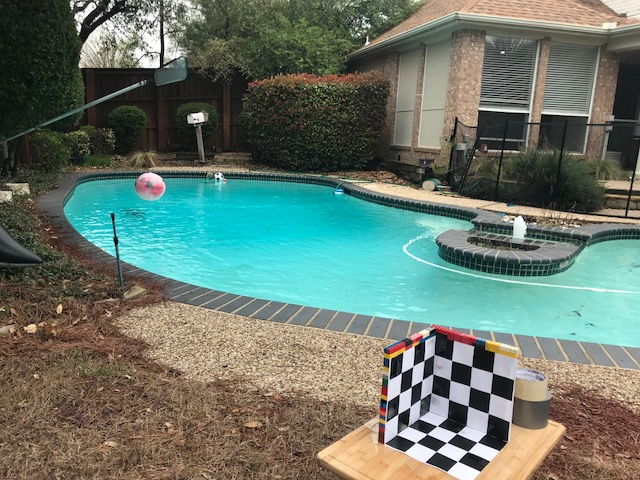
#> input picture My_Pool3/c2.jpg, 640 x 480 px, found by its file name
$ python calibration.py
#> lines starting #> are read from the running program, lines starting #| are printed output that depends on the picture

import cv2
import numpy as np
from matplotlib import pyplot as plt

#img1 = cv2.imread('./Doron_Pool/d1.jpg')
#img1 = cv2.imread('./My_Pool/c2.jpg')
img1 = cv2.imread('./My_pool3/c2.jpg')
#> img1 is the input picture: shape (480, 640, 3); mean B, G, R 106.2, 118.3, 103.7
img1 = cv2.cvtColor(img1, cv2.COLOR_BGR2RGB)

# [13 lines of commented-out code are left out]
u1 = np.array([429, 421, 411, 401, 398, 412, 422, 433, 448, 470, 492, 488, 452, 471, 437, 446, 458, 436, 468, 416])
v1 = np.array([411, 400, 387, 373, 414, 366, 379, 354, 399, 386, 372, 413, 360, 366, 425, 442, 461, 450, 451, 442])


P = np.array([(0,0,0,1), (2,2,0,1), (4,4,0,1), (6,6,0,1),(6,2,0,1),(4,6,0,1),(2,4,0,1),(0,6,0,1),(0,2,2,1),(0,4,4,1),(0,6,6,1),(0,2,6,1),(0,6,2,1),(0,6,4,1),(2,0,2,1),(4,0,4,1),(6,0,6,1),(6,0,4,1),(4,0,6,1),(6,0,2,1)])
P1_mat = np.zeros((40,12)) # for 11 calibration points
P2_mat = np.zeros((40,12)) # for 11 calibration points
for i in range (0,20):
    P1_mat[2*i,0]    =  P[i,0]
    P1_mat[2*i,1]    =  P[i,1]
    P1_mat[2*i,2]    =  P[i,2]
    P1_mat[2*i,3]    =  P[i,3]
    P1_mat[2*i,8]    =  -u1[i]*P[i,0]
    P1_mat[2*i,9]    =  -u1[i]*P[i,1]
    P1_mat[2*i,10]   =  -u1[i]*P[i,2]
    P1_mat[2*i,11]   =  -u1[i]*P[i,3]
    P1_mat[2*i+1,4]  =  P[i,0]
    P1_mat[2*i+1,5]  =  P[i,1]
    P1_mat[2*i+1,6]  =  P[i,2]
    P1_mat[2*i+1,7]  =  P[i,3]
    P1_mat[2*i+1,8]  =  -v1[i]*P[i,0]
    P1_mat[2*i+1,9]  =  -v1[i]*P[i,1]
    P1_mat[2*i+1,10] =  -v1[i]*P[i,2]
    P1_mat[2*i+1,11] =  -v1[i]*P[i,3]
U,S,Vt = np.linalg.svd(P1_mat)
V=Vt.T
print (np.shape(V))
m = V[:,11]
M1 = np.reshape(m,(3,4))
print (M1)
P_test = np.array([(-100,50,-100,1),(-100,20,-100,1),(-70,50,-100,1),(-70,20,-100,1),(-100,50,-70,1),(-100,20,-70,1),(-70,50,-70,1),(-70,20,-70,1)])
p1_test = M1.dot(P_test.T)
x1_test = np.zeros(8)
y1_test = np.zeros(8)
for i in range (0,8):
    x1_test[i] = np.round(p1_test[0,i]/p1_test[2,i])
    y1_test[i] = np.round(p1_test[1,i]/p1_test[2,i])
x1_test = x1_test.astype(int)
y1_test = y1_test.astype(int)
for i in range (0,8):
    for j in range (0,8):
        if np.sqrt((P_test[i,0]-P_test[j,0])**2 + (P_test[i,1]-P_test[j,1])**2 + (P_test[i,2]-P_test[j,2])**2) < 31:
            cv2.line(img1,(x1_test[i],y1_test[i]),(x1_test[j],y1_test[j]), (255,0,0),2, -1)
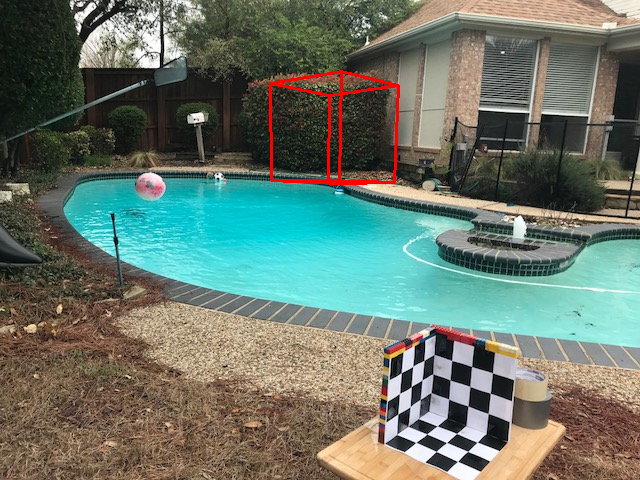
#> img1: shape (480, 640, 3); mean R, G, B 105.1, 117.7, 105.8

# [11 lines of commented-out code are left out]
plt.imshow(img1)
plt.show()

$ run again, with My_Pool3/c1.jpg copied over My_Pool3/c2.jpg
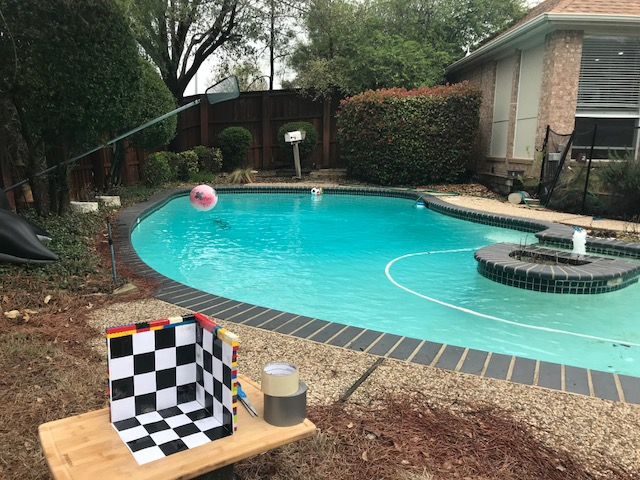
#> input picture My_Pool3/c1.jpg, 640 x 480 px, found by its file name
#> img1 is the input picture: shape (480, 640, 3); mean B, G, R 102.5, 115, 99.9
#> after the loop `for i in range (0,8):`:
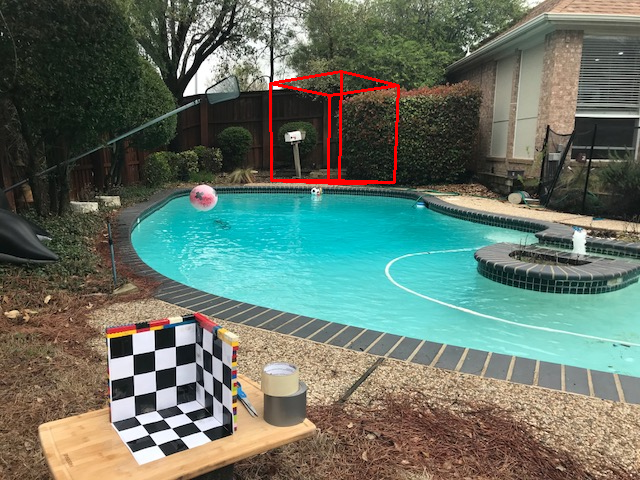
#> img1: shape (480, 640, 3); mean R, G, B 101.4, 114.5, 102.1
